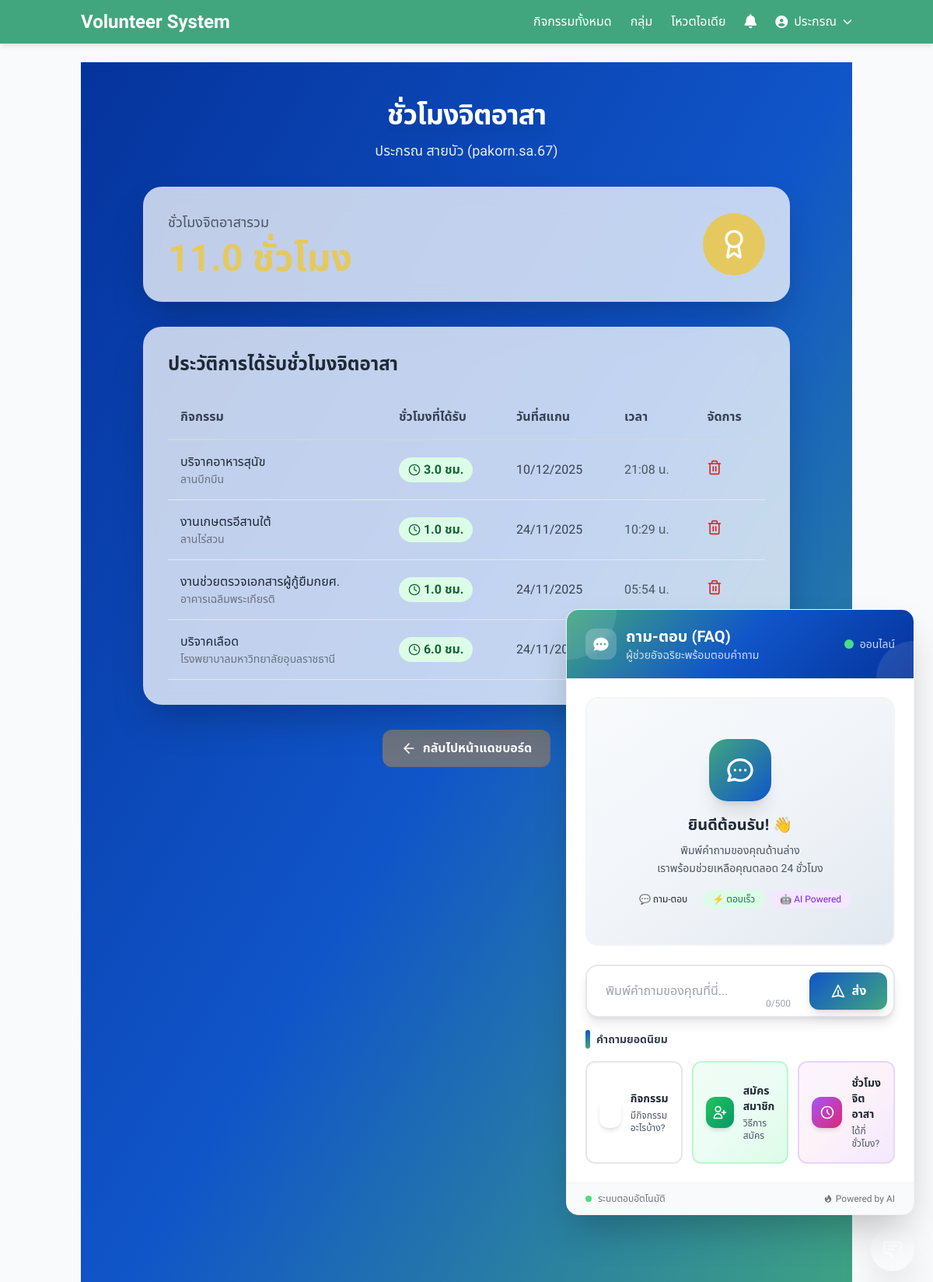
The app's page /custom-admin/user/12/hours/ (signed in) with its own data.
### volunteer_app/models.py (models this page shows, shortened)
class User(AbstractUser):
    title = models.CharField(max_length=20, blank=True)
    student_id = models.CharField(max_length=20, blank=True)
    faculty = models.CharField(max_length=120, blank=True)
    department = models.CharField(max_length=120, blank=True)
    year = models.PositiveSmallIntegerField(null=True, blank=True)
    is_admin = models.BooleanField(default=False)
    roles = models.ManyToManyField("Role", blank=True, related_name="users")
    def total_hours(self):
        return sum(scan.activity.hours_reward for scan in self.qr_scans.all())

class QRScan(models.Model):
    activity = models.ForeignKey(Activity, on_delete=models.CASCADE, related_name="qr_scans")
    user = models.ForeignKey(User, on_delete=models.CASCADE, related_name="qr_scans")
    scanned_at = models.DateTimeField(auto_now_add=True)
    token = models.CharField(max_length=200)
    ip_address = models.GenericIPAddressField(null=True, blank=True)
    user_agent = models.CharField(max_length=512, blank=True)
    device_id = models.CharField(max_length=128, null=True, blank=True)
    latitude = models.DecimalField(max_digits=9, decimal_places=6, null=True, blank=True)
    longitude = models.DecimalField(max_digits=9, decimal_places=6, null=True, blank=True)
    scanned_from_staff = models.BooleanField(default=False)
    class Meta:
        unique_together = ("activity", "user")

class Activity(models.Model):
    TYPE_CHOICES = [
        ("environment", "Environment"),
        ("community", "Community"),
        ("education", "Education"),
        ("health", "Health"),
        ("other", "Other"),
    ]
    STATUS_CHOICES = [
        ("upcoming", "Upcoming"),
        ("ongoing", "Ongoing"),
        ("completed", "Completed"),
        ("cancelled", "Cancelled"),
    ]
    title = models.CharField(max_length=200)
    description = models.TextField(blank=True)
    category = models.CharField(max_length=50, choices=TYPE_CHOICES, default="other")
    status = models.CharField(max_length=20, choices=STATUS_CHOICES, default="upcoming")
    datetime = models.DateTimeField()
    location = models.CharField(max_length=255)
    capacity = models.PositiveIntegerField(default=50)
    hours_reward = models.DecimalField(max_digits=4, decimal_places=1, default=1.0)
    image = models.ImageField(upload_to=activity_image_path, null=True, blank=True)
    created_by = models.ForeignKey(User, on_delete=models.SET_NULL, null=True, blank=True, related_name="created_activities")
    created_at = models.DateTimeField(auto_now_add=True)

### volunteer_app/views.py (the view)
# urls.py: path("custom-admin/user/<int:user_id>/hours/", views.admin_view_user_hours, name="admin_view_user_hours"),
@login_required(login_url="/admin/login/")
@user_passes_test(is_admin, login_url="/admin/login/")
def admin_view_user_hours(request, user_id):
    user = get_object_or_404(User, pk=user_id)
    scans = user.qr_scans.select_related('activity').order_by('-scanned_at')
    total_hours = user.total_hours()
    return render(request, "admin_user_hours.html", {
        "user": user,
        "scans": scans,
        "total_hours": total_hours,
    })

### volunteer_app/context_processors.py (called while the page is built)
def unread_notifications(request):
    count = 0
    user = getattr(request, 'user', None)
    try:
        if user and user.is_authenticated:
            count = user.notifications.filter(is_read=False).count()
    except Exception:
        count = 0
    return {"unread_notifications_count": count}

### volunteer_app/views.py (called while the page is built)
def is_admin(user):
    if not user or not user.is_authenticated:
        return False
    if user.is_staff or user.is_superuser:
        return True
    try:
        return user.has_role("admin", "staff", "leader")
    except AttributeError:
        return False

### volunteer_app/templates/admin_user_hours.html (shortened to what this page needs)
{% extends "base.html" %}
{% block content %}
<div class="min-h-screen bg-gradient-to-br from-[#05339C] via-[#1055C9] to-[#41A67E] py-12 px-4 md:px-10 lg:px-20">
  <div class="max-w-5xl mx-auto">
    <div class="text-center text-white mb-8">
      <h1 class="text-4xl font-extrabold tracking-tight drop-shadow-xl">ชั่วโมงจิตอาสา</h1>
      <p class="text-lg opacity-90 mt-3">{{ user.get_full_name|default:user.username }} ({{ user.username }})</p>
    </div>
    <div class="glass rounded-3xl p-8 shadow-2xl mb-8">
      <div class="flex items-center justify-between">
        <div>
          <p class="text-gray-600 text-lg">ชั่วโมงจิตอาสารวม</p>
          <p class="text-5xl font-black text-[#E5C95F] mt-2">{{ total_hours }} ชั่วโมง</p>
        </div>
        <div class="w-20 h-20 bg-[#E5C95F] rounded-full flex items-center justify-center">
          <i data-lucide="award" class="w-10 h-10 text-white"></i>
        </div>
      </div>
    </div>
    <div class="glass rounded-3xl p-8 shadow-2xl">
      <h2 class="text-2xl font-bold text-gray-800 mb-6">ประวัติการได้รับชั่วโมงจิตอาสา</h2>
      {% if scans %}
      <div class="overflow-x-auto">
        <table class="w-full">
          <thead>
            <tr class="border-b-2 border-gray-300">
              <th class="text-left py-4 px-4 text-gray-700 font-semibold">กิจกรรม</th>
              <th class="text-left py-4 px-4 text-gray-700 font-semibold">ชั่วโมงที่ได้รับ</th>
              <th class="text-left py-4 px-4 text-gray-700 font-semibold">วันที่สแกน</th>
              <th class="text-left py-4 px-4 text-gray-700 font-semibold">เวลา</th>
              <th class="text-left py-4 px-4 text-gray-700 font-semibold">จัดการ</th>
            </tr>
          </thead>
          <tbody>
            {% for scan in scans %}
            <tr class="border-b border-gray-200 hover:bg-gray-50 transition-colors">
              <td class="py-4 px-4">
                <p class="font-medium text-gray-800">{{ scan.activity.title }}</p>
                <p class="text-sm text-gray-500">{{ scan.activity.location }}</p>
              </td>
              <td class="py-4 px-4">
                <span class="inline-flex items-center px-3 py-1 rounded-full bg-green-100 text-green-800 font-semibold">
                  <i data-lucide="clock" class="w-4 h-4 mr-1"></i>
                  {{ scan.activity.hours_reward }} ชม.
                </span>
              </td>
              <td class="py-4 px-4 text-gray-700">
                {{ scan.scanned_at|date:"d/m/Y" }}
              </td>
              <td class="py-4 px-4 text-gray-600">
                {{ scan.scanned_at|date:"H:i" }} น.
              </td>
              <td class="py-4 px-4">
                <form method="post" action="{% url 'volunteer_app:admin_delete_qr_scan' scan.pk %}"
                      onsubmit="return confirm('คุณแน่ใจหรือไม่ว่าต้องการลบชั่วโมงจิตอาสานี้?');"
                      class="inline">
                  <button type="submit"
                          class="text-red-600 hover:text-red-800 transition-colors"
                          title="ลบชั่วโมงจิตอาสา">
                    <i data-lucide="trash-2" class="w-5 h-5"></i>
                  </button>
                </form>
              </td>
            </tr>
            {% endfor %}
          </tbody>
        </table>
      </div>
      {% else %}
      <div class="text-center py-12">
        <i data-lucide="award" class="w-16 h-16 mx-auto text-gray-400 mb-4"></i>
        <p class="text-gray-500 text-lg">ยังไม่มีประวัติการได้รับชั่วโมงจิตอาสา</p>
      </div>
      {% endif %}
    </div>
    <div class="text-center mt-8">
      <a href="{% url 'volunteer_app:admin_dashboard' %}"
         class="inline-flex items-center px-6 py-3 bg-gray-500 hover:bg-gray-600 text-white font-semibold rounded-xl transition-colors">
        <i data-lucide="arrow-left" class="w-5 h-5 mr-2"></i>
        กลับไปหน้าแดชบอร์ด
      </a>
    </div>
  </div>
</div>
{% endblock %}

### volunteer_app/templates/base.html (shortened to what this page needs)
{% load static %}
<!doctype html>
<html lang="th">
<head>
  <script src="https://cdn.tailwindcss.com"></script>
  <link rel="stylesheet" href="https://cdnjs.cloudflare.com/ajax/libs/font-awesome/6.4.2/css/all.min.css" />
  <link rel="stylesheet" href="{% static 'volunteer_app/css/styles_main.css' %}">
</head>
<body class="bg-gray-50 text-gray-800 font-thai min-h-screen flex flex-col">
  <nav class="bg-primary shadow-nav sticky top-0 z-50">
    <div class="container mx-auto flex justify-between items-center px-4 py-3">
      <a href="{% url 'volunteer_app:index' %}" class="text-white font-bold text-2xl hover:text-gold transition-colors">
        Volunteer System
      </a>
      <div class="hidden md:flex items-center space-x-6">
        <a href="{% url 'volunteer_app:activities' %}" class="text-white hover:text-gold transition-colors">กิจกรรมทั้งหมด</a>
        <a href="{% url 'volunteer_app:groups' %}" class="text-white hover:text-gold transition-colors">กลุ่ม</a>
        <a href="{% url 'volunteer_app:idea_list' %}" class="text-white hover:text-gold transition-colors">โหวตไอเดีย</a>
        {% if user.is_authenticated %}
          <a href="{% url 'volunteer_app:notifications' %}" class="relative text-white hover:text-gold transition-colors">
            <i class="fas fa-bell text-lg"></i>
          </a>
        {% endif %}
        {% if user.is_authenticated %}
          <div class="relative group">
            <button class="text-white hover:text-gold flex items-center gap-2">
              <i class="fas fa-user-circle"></i>{{ user.get_short_name|default:user.username }}
              <i class="fas fa-chevron-down text-xs"></i>
            </button>
          </div>
        {% else %}
          <a href="{% url 'volunteer_app:login' %}" class="text-white hover:text-gold">เข้าสู่ระบบ</a>
          <a href="{% url 'volunteer_app:register' %}" class="text-white hover:text-gold">สมัครสมาชิก</a>
        {% endif %}
      </div>
    </div>
  </nav>
  <main class="container mx-auto mt-6 px-4 flex-1">
    {% block content %}{% endblock %}
  </main>
  {% include "chatbot_widget.html" %}
  <button id="chatbot-toggle"
          class="fixed bottom-6 right-6 rounded-full shadow-2xl bg-gradient-to-r from-blue-600 to-primary text-white w-14 h-14 flex items-center justify-center focus:outline-none focus:ring-4 focus:ring-blue-200 hover:scale-105 transition-transform z-40"
          aria-label="เปิดแชทบอทช่วยเหลือ">
    <svg class="w-7 h-7" fill="none" stroke="currentColor" viewBox="0 0 24 24">
      <path stroke-linecap="round" stroke-linejoin="round" stroke-width="2" d="M7 8h10M7 12h6m-1 8l-4-4H5a2 2 0 01-2-2V6a2 2 0 012-2h14a2 2 0 012 2v6"></path>
    </svg>
  </button>
</body>
</html>

### volunteer_app/static/volunteer_app/css/styles_main.css (style rules this page uses)
body { @apply bg-gray-100 text-gray-800; }

### volunteer_app/templates/admin_user_hours.html (style rules this page uses)
.glass { backdrop-filter: blur(14px); background: rgba(255, 255, 255, 0.75); }

### records on screen
User: get_short_name "ประกรณ", get_full_name "ประกรณ สายบัว", username "pakorn.sa.67"
QRScan: activity "บริจาคอาหารสุนัข", activity.location "ลานบึกบึน", activity.hours_reward "3.0", scanned_at "10/12/2025", scanned_at "21:08"
QRScan: activity "งานเกษตรอีสานใต้", activity.location "ลานไร่สวน", activity.hours_reward "1.0", scanned_at "24/11/2025", scanned_at "10:29"
QRScan: activity "งานช่วยตรวจเอกสารผู้กู้ยืมกยศ.", activity.location "อาคารเฉลิมพระเกียรติ", activity.hours_reward "1.0", scanned_at "24/11/2025", scanned_at "05:54"
QRScan: activity "บริจาคเลือด", activity.location "โรงพยาบาลมหาวิทยาลัยอุบลราชธานี", activity.hours_reward "6.0", scanned_at "24/11/2025"
